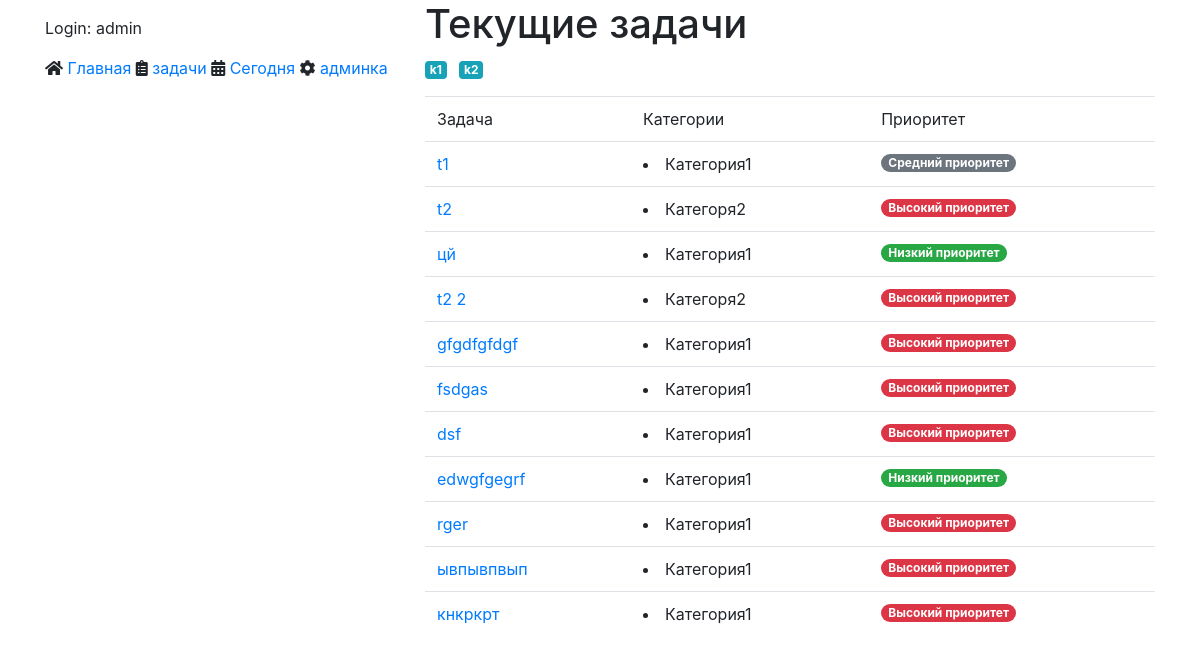
Screenshot of /list/ (signed in) with the database file from the repository.
### tasks/models.py (models this page shows, shortened)
class Category(models.Model):
    slug = models.CharField(max_length=128)
    name = models.CharField(max_length=256)
    todos_count = models.PositiveIntegerField(default=0)
    class Meta:
        verbose_name = 'Категория'
        verbose_name_plural = 'Категории'

class TodoItem(models.Model):
    description = models.TextField("описание")
    is_completed = models.BooleanField("выполнено", default=False)
    created = models.DateTimeField(auto_now_add=True)
    updated = models.DateTimeField(auto_now=True)
    owner = models.ForeignKey(
        User, on_delete=models.CASCADE, related_name="tasks"
    )
    priority = models.ForeignKey(Priority, on_delete=models.CASCADE, related_name="tasks")
    category = models.ManyToManyField(Category, blank=True)

class Priority(models.Model):
    slug = models.CharField(max_length=128)
    name = models.CharField(max_length=256)
    priority_count = models.PositiveIntegerField(default=0)
    class Meta:
        verbose_name = 'Приоритет'
        verbose_name_plural = 'Приоритеты'

### tasks/views.py (the view)
# urls.py: path("list/", views.TaskListView.as_view(), name="list"),
class TaskListView(ListView):
    model = TodoItem
    context_object_name = "tasks"
    template_name = "tasks/list.html"
    def get_queryset(self):
        u = self.request.user
        qs = super().get_queryset()
        return qs.filter(owner=u)
    def get_context_data(self, **kwargs):
        context = super().get_context_data(**kwargs)
        user_tasks = self.get_queryset()
        categories = []
        for t in user_tasks:
            for cat in t.category.all():
                if cat not in categories:
                    categories.append(cat)
        context["categories"] = categories
        return context

### tasks/templates/tasks/list.html (shortened to what this page needs)
{% extends "base.html" %}
{% load static %}
{% block main_content %}
  <h1>Текущие задачи</h1>
    <ul class="list-inline">
    {% for cat in categories %}
      <li class="list-inline-item">
        <span class="badge badge-info">{{ cat.name }}</span>
      </li>
    {% endfor %}
    </ul>
  <table  class="table">
    <thead>
      <tr>
        <td>Задача</td>
        <td>Категории</td>
        <td>Приоритет</td>
      </tr>
    <thead>
    <tbody>
      {% for task in tasks %}
        <tr>
          <td>
            <a href={% url "tasks:details" task.id %}>{{ task.description }}</a>
          </td>
          <td>
            {% for cat in task.category.all %}
              <li>{{  cat.slug  }}</li>
            {% endfor %}
          </td>
          <td>
            {% if task.priority.name == 'PRIORITY_HIGH' %}
              <span class="badge badge-pill badge-danger">{{ task.priority.slug }}</span>
            {% elif task.priority.name == 'PRIORITY_MEDIUM' %}
              <span class="badge badge-pill badge-secondary">{{ task.priority.slug }}</span>
            {% elif task.priority.name == 'PRIORITY_LOW' %}
              <span class="badge badge-pill badge-success">{{ task.priority.slug }}</span>
            {% endif %}
          </td>
        </tr>
      {% endfor %}
  </table>
{% endblock %}

### templates/base.html (shortened to what this page needs)
<html>
  <head>
    <link rel="stylesheet" href="https://maxcdn.bootstrapcdn.com/bootstrap/4.0.0/css/bootstrap.min.css">
  <link rel="stylesheet" href="https://use.fontawesome.com/releases/v5.7.0/css/all.css">
  </head>
  <body>
    <div class="container">
      <div class="row">
        <div class="side_bar col">
          {% block side_bar %}
            {% if user.is_authenticated %}
              <p>Login: {{ user.username }}</p>
              <i class="fas fa-home"></i>&nbsp;<a href='{% url 'tasks:index' %}'>Главная</a>
              <i class="fas fa-clipboard-list"></i>&nbsp;<a href="{% url "tasks:list" %}">задачи</a>
            {% endif %}
      <i class="fas fa-calendar-alt"></i>&nbsp;<a href='{% url 'tasks:date' %}'>Сегодня</a>
      <i class="fas fa-cog"></i>&nbsp;<a href='{% url 'admin:index' %}'>админка</a>
          {% endblock %}
        </div>
        <div class="main_content col-8">
          {% block main_content %}
          {% endblock %}
        </div>
      </div>
    </div>
  </body>
</html>

### rows the page displays
Category: name "k1", slug "Категория1"
Category: name "k2", slug "Категоря2"
TodoItem: description "t1", priority.slug "Средний приоритет"
TodoItem: description "t2", priority.slug "Высокий приоритет"
TodoItem: description "цй", priority.slug "Низкий приоритет"
TodoItem: description "t2 2", priority.slug "Высокий приоритет"
TodoItem: description "gfgdfgfdgf", priority.slug "Высокий приоритет"
TodoItem: description "fsdgas", priority.slug "Высокий приоритет"
TodoItem: description "dsf", priority.slug "Высокий приоритет"
TodoItem: description "edwgfgegrf", priority.slug "Низкий приоритет"
TodoItem: description "rger", priority.slug "Высокий приоритет"
TodoItem: description "ывпывпвып", priority.slug "Высокий приоритет"
TodoItem: description "кнкркрт", priority.slug "Высокий приоритет"

### other values shown
{{ user.username }} "admin"
